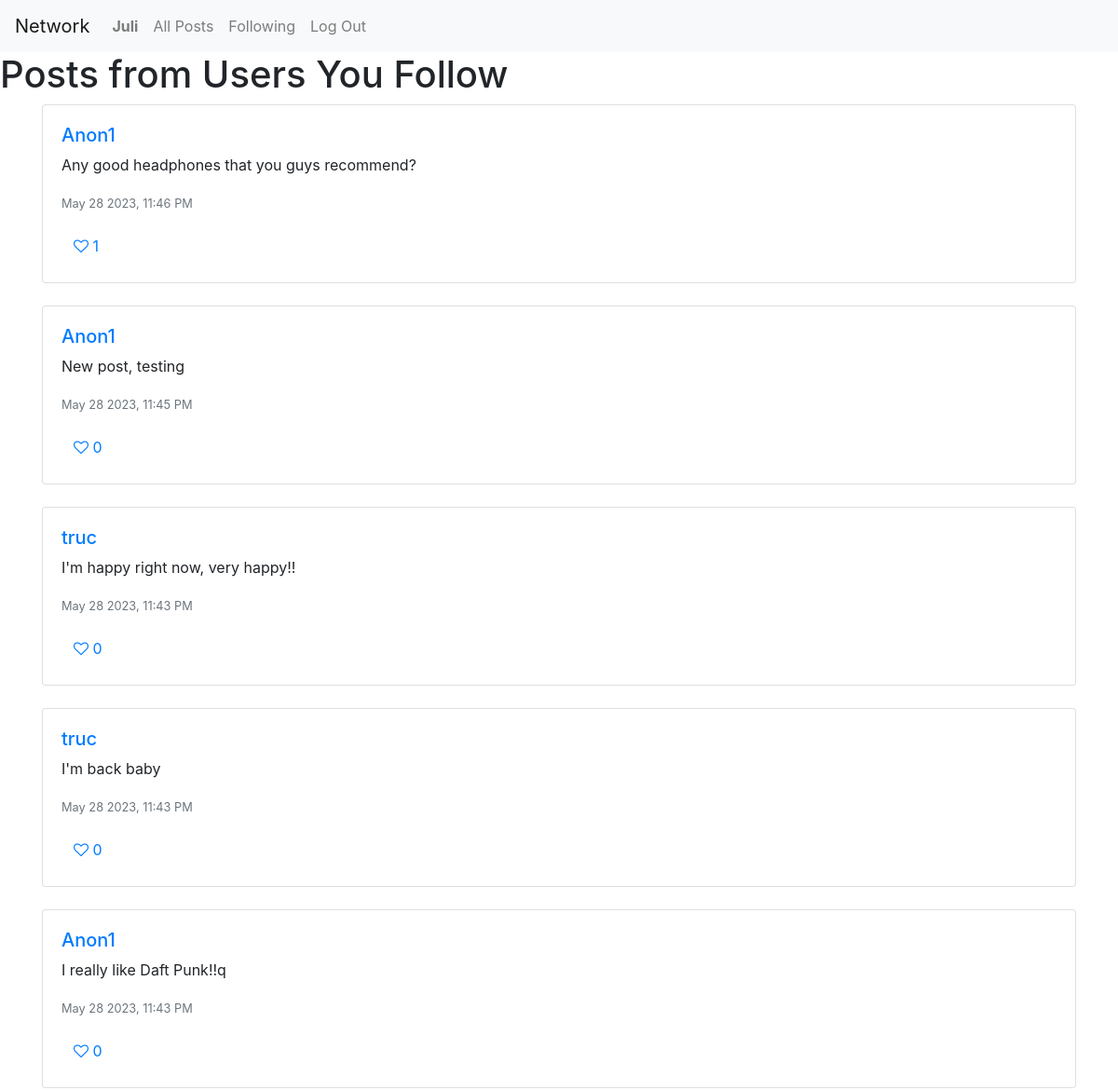
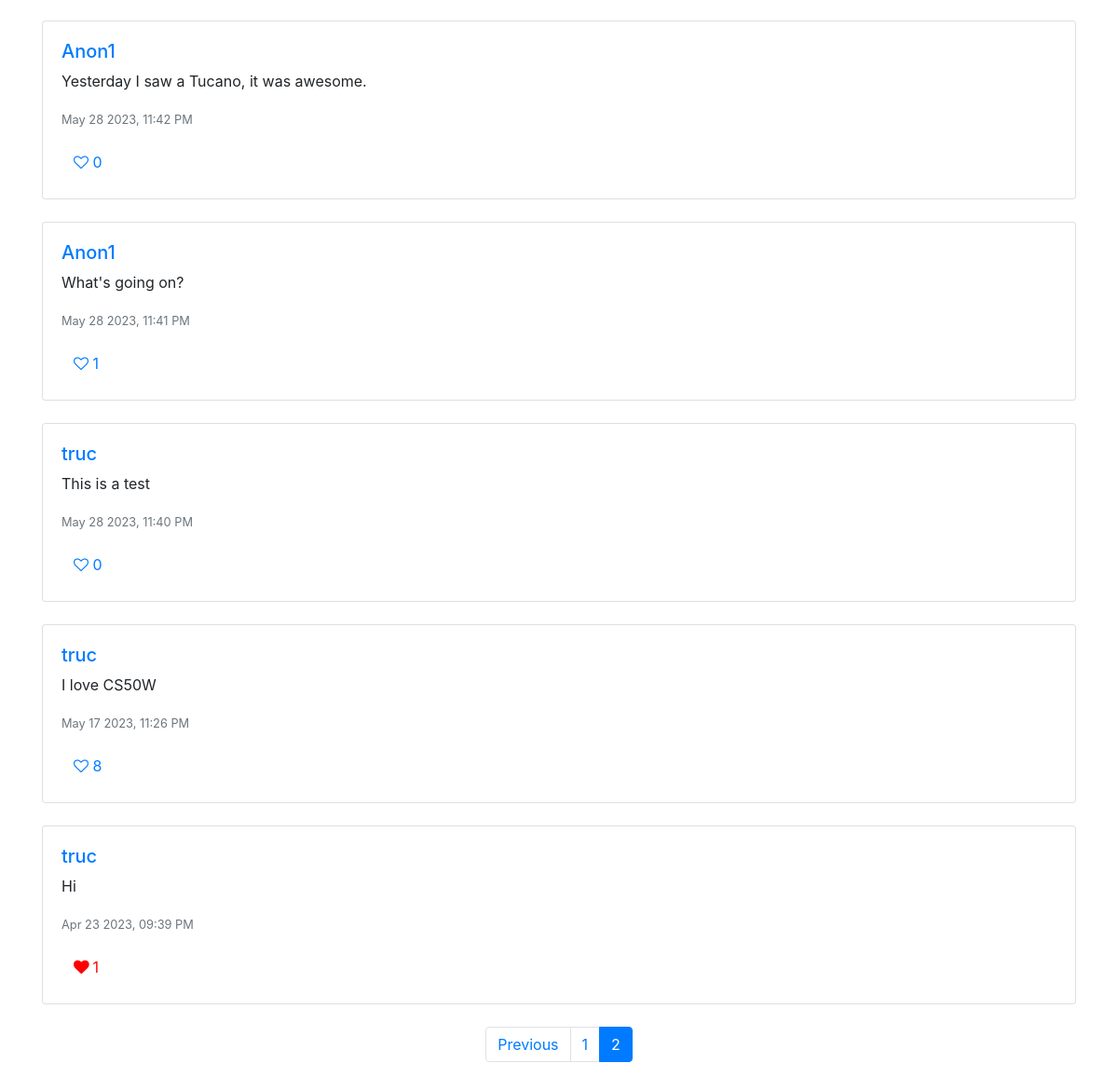
Screenshot of /following/?page=2 (signed in) with the database file from the repository (2 pictures, top to bottom).
### network/models.py (models this page shows, shortened)
class User(AbstractUser):
    pass

class Post(models.Model):
    content = models.TextField(blank = False)
    user = models.ForeignKey("User", on_delete=models.CASCADE, related_name="posts")
    timestamp = models.DateTimeField(auto_now_add=True)
    likes = models.IntegerField(default=0)
    editing = models.BooleanField(default=False)
    post_liked = models.ManyToManyField(User, related_name='liked_posts', blank=True)
    def serialize(self, request=None):
        is_liked = False
        if request and request.user.is_authenticated:
            is_liked = self.post_liked.filter(id=request.user.id).exists()
        return {
            "id": self.id,
            "author": self.user.username,
            "content": self.content,
            "timestamp": self.timestamp.strftime("%b %d %Y, %I:%M %p"),
            "likes": self.likes,
            "is_liked": is_liked
        }

### network/views.py (the view)
# urls.py: path('following/', views.following_posts, name='following_posts'),
@login_required
def following_posts(request):
    following_users = Follow.objects.filter(follower=request.user).values_list('following', flat=True)
    posts = Post.objects.filter(user__in=following_users).order_by('-timestamp')
    paginator = Paginator(posts, 10)
    page_number = request.GET.get('page')
    page_obj = paginator.get_page(page_number)
    serialized_posts = []
    for post in page_obj:
        serialized_post = post.serialize(request)
        serialized_posts.append(serialized_post)
    return render(request, 'network/following.html', {
        'page_obj': page_obj,
        "serialized_posts": serialized_posts
    })

### network/templates/network/following.html (shortened to what this page needs)
{% extends "network/layout.html" %}
{% block body %}
  <h1>Posts from Users You Follow</h1>
<div class="container">
  {% for post in serialized_posts %}
  <div class="card mb-4">
    <div class="card-body">
      <h5 class="card-text"><a href="{% url 'profile' post.author %}">{{ post.author }}</a></h5>
      <p id="post-content-{{ post.id }}" class="card-text">{{ post.content }}</p>
      <p class="card-text"><small class="text-muted">{{ post.timestamp }}</small></p>
      <div>
        <button class="btn btn-link like-btn{% if post.is_liked %} liked{% endif %}" data-post-id="{{ post.id }}">
          <i class="fa {% if post.is_liked %}fa-heart{% else %}fa-heart-o{% endif %} heart-icon"></i>
          <span id="post-likes-{{ post.id }}" class="likes-count">{{ post.likes }}</span>
        </button>
      </div>
    </div>
  </div>
  {% empty %}
  <div class="alert alert-primary" role="alert">
    No posts yet.
  </div>
  {% endfor %}
</div>
<div class="container d-flex justify-content-center">
  <nav aria-label="Page navigation">
    <ul class="pagination">
      {% if page_obj.has_previous %}
      <li class="page-item">
        <a class="page-link" href="?page={{ page_obj.previous_page_number }}">Previous</a>
      </li>
      {% endif %}
      {% for num in page_obj.paginator.page_range %}
      {% if page_obj.number == num %}
      <li class="page-item active">
        <a class="page-link" href="?page={{ num }}">{{ num }}</a>
      </li>
      {% else %}
      <li class="page-item">
        <a class="page-link" href="?page={{ num }}">{{ num }}</a>
      </li>
      {% endif %}
      {% endfor %}
    </ul>
  </nav>
</div>
{% endblock %}

### network/templates/network/layout.html (shortened to what this page needs)
{% load static %}
<!DOCTYPE html>
<html lang="en">
    <head>
        <link rel="stylesheet" href="https://stackpath.bootstrapcdn.com/bootstrap/4.4.1/css/bootstrap.min.css">
        <link rel="stylesheet" href="https://cdnjs.cloudflare.com/ajax/libs/font-awesome/4.7.0/css/font-awesome.min.css">
        <link href="{% static 'network/styles.css' %}" rel="stylesheet">
    </head>
    <body>
        <nav class="navbar navbar-expand-lg navbar-light bg-light">
            <a class="navbar-brand" href="#">Network</a>
            <div>
              <ul class="navbar-nav mr-auto">
                {% if user.is_authenticated %}
                    <li class="nav-item">
                        <a class="nav-link" href="{% url 'profile' user.username %}"><strong>{{ user.username }}</strong></a>
                    </li>
                {% endif %}
                <li class="nav-item">
                  <a class="nav-link" href="{% url 'index' %}">All Posts</a>
                </li>
                {% if user.is_authenticated %}
                    <li class="nav-item">
                        <a class="nav-link" href="{% url 'following_posts' %}">Following</a>
                    </li>
                    <li class="nav-item">
                        <a class="nav-link" href="{% url 'logout' %}">Log Out</a>
                    </li>
                {% endif %}
              </ul>
            </div>
          </nav>
        <div class="body">
            {% block body %}
            {% endblock %}
        </div>
    </body>
</html>

### network/static/network/styles.css (style rules this page uses)
.like-btn.liked { color: red; }
.like-btn.liked .heart-icon { font-weight: bold; }

### rows the page displays
User: username "Juli"
User: author "Anon1" "Anon1" "Anon1" "Anon1" "Anon1"
Post: content "Any good headphones that you guys recommend?"
Post: content "New post, testing"
User: author "truc" "truc" "truc" "truc" "truc"
Post: content "I'm happy right now, very happy!!"
Post: content "I'm back baby"
Post: content "I really like Daft Punk!!q"
Post: content "Yesterday I saw a Tucano, it was awesome."
Post: content "What's going on?"
Post: content "This is a test"
Post: content "I love CS50W"
Post: content "Hi"

### other values shown
{{ post.timestamp }} "May 28 2023, 11:46 PM" "May 28 2023, 11:45 PM" "May 28 2023, 11:43 PM" "May 28 2023, 11:43 PM" "May 28 2023, 11:43 PM" "May 28 2023, 11:42 PM" "May 28 2023, 11:41 PM" "May 28 2023, 11:40 PM" "May 17 2023, 11:26 PM" "Apr 23 2023, 09:39 PM"
{{ post.likes }} "1" "0" "0" "0" "0" "0" "1" "0" "8" "1"
{{ num }} "1"
{{ num }} "2"
